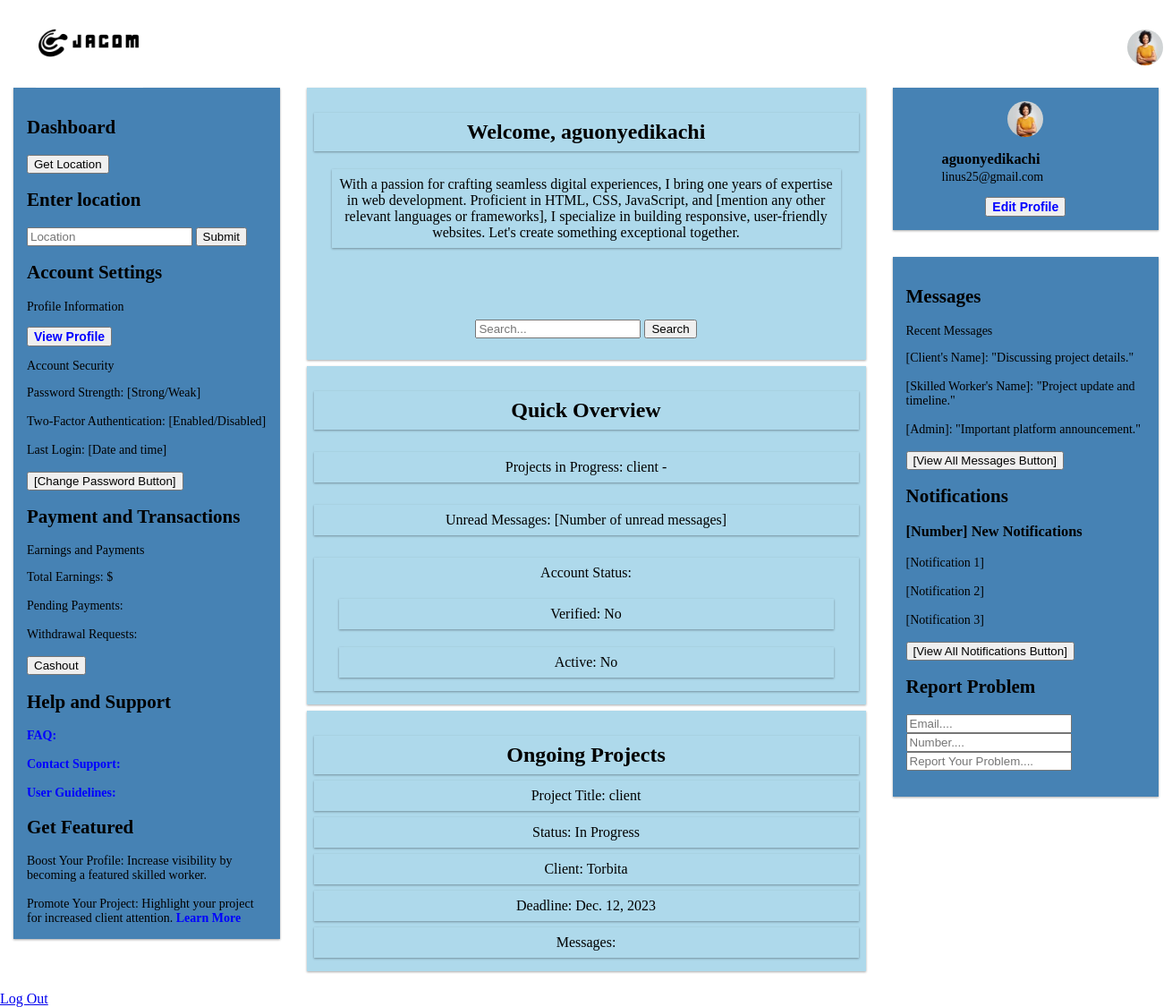
The page /dashboard_page (signed in) on the database its author committed.
### users_accounts/models.py (models this page shows, shortened)
class UserProfile(models.Model):
    user = models.ForeignKey(User, on_delete=models.CASCADE)
    first_name = models.CharField(max_length=30)
    last_name = models.CharField(max_length=30)
    email = models.EmailField(unique=True)
    profile_pictures = models.ImageField(unique=True, default='img.png', upload_to='pics')
    work_bio = models.TextField(default='write a short bio about yourself')
    mobile_number = models.IntegerField(default="123...")
    dob = models.DateField()
    GENDER_CHOICES = [
        ('Male', 'Male'),
        ('Female', 'Female')
    ]
    gender = models.CharField(max_length=200, choices=GENDER_CHOICES, default="Gender")
    category = models.ForeignKey(Customer, on_delete=models.CASCADE)
    content = models.TextField(default="search content")
    user = models.OneToOneField(User, on_delete=models.CASCADE)
    is_verified = models.BooleanField(default=False)
    is_active = models.BooleanField(default=False)
    STATUS_CHOICES = [
        ('In Progress', 'In Progress'),
        ('Completed', 'Completed'),
        ('On Hold', 'On Hold'),
    ]
    client = models.CharField(max_length=100)
    deadline = models.DateField(default="Deadline")
    title = models.CharField(max_length=255, default="Job Title")
    status = models.CharField(max_length=200, choices=STATUS_CHOICES ,default="In Progress")

### users_accounts/views.py (the view)
# urls.py: path('dashboard_page', Dashbord.as_view(), name = 'dashboard'),
class Dashbord(TemplateView):
    template_name = 'dashboard.html'
    login_url = '/user_login'
    def get_context_data(self, **kwargs):
        context = super().get_context_data(**kwargs)
        context['user_details'] = UserProfile.objects.all()
        return context

### users_accounts/templates/dashboard.html (shortened to what this page needs)
{% extends 'base.html' %}
{% load static %}
{% block contents %}
{% for user in user_details %}
<div class="header">
    <a href="{% url 'users_accounts:dashboard' %}"><img src="{% static './images/Jacom_logo2.png' %}" height="100px" width="120px"></a>
    <a href="{% url 'users_accounts:profile' %}" style="margin-left: 1100px; margin-top: 35px;" ><img src="{{user.profile_pictures.url}}" style="border-radius: 200px;" height="40px" width="40px"/></a>
</div>
<div class="row">
    <div class="col-3 col-s-3">
        <div class="aside-2">
            <h2>Dashboard</h2>
            <button onclick="getLocation()">Get Location</button>
            <div>
                <h2>Enter location</h2>
                <form>
                  <input type="geolocation" id="location" name="location" placeholder="Location">
                  <input type="submit" onclick="getLocation()" value="Submit">
                </form>
            </div>
            <div>
                <h2>
                    Account Settings
                </h2>
                <p>
                    Profile Information
                </p>
                    <button><a href="{% url 'users_accounts:profile' %}">View Profile</a></button>
                    <p>
                        Account Security
                    </p>
                        Password Strength: [Strong/Weak]
                    <br>
                    <br>
                        Two-Factor Authentication: [Enabled/Disabled]
                    <br>
                    <br>
                        Last Login: [Date and time]
                    <br>
                    <br>
                    <button>[Change Password Button]</button>
            </div>
            <div>
                <h2>
                    Payment and Transactions
                </h2>
                <p>
                    Earnings and Payments
                </p>
                    Total Earnings: ${{ total_earnings }}
                    <br>
                    <br>
                    Pending Payments: {% for payment in user_pending_payments %} {{ payment.amount }} {% endfor %}
                    <br>
                    <br>
                    Withdrawal Requests:
                    <form method="post" action="{% url 'users_accounts:withdrawals' %}">
                        <br>
                        <button type="submit">Cashout</button>
                    </form> {% for request in pending_withdrawal_requests %} {{ request.amount }} {% endfor %}
            </div>
            <div>
                <h2>
                    Help and Support
                </h2>
                        <a href="{% url 'users_accounts:faqpage' %}">FAQ:</a>
                    <br>
                    <br>
                        <a href="{% url 'users_accounts:contact' %}">Contact Support:</a>
                    <br>
                    <br>
                        <a href="{% url 'users_accounts:functioning' %}">User Guidelines:</a>
            </div>
            <div>
                <h2>
                    Get Featured
                </h2>
                        Boost Your Profile: Increase visibility by becoming a featured skilled worker.
                    <br>
                    <br>
                        Promote Your Project: Highlight your project for increased client attention.
                <a href="{% url 'users_accounts:about' %}">Learn More</a>
            </div>
        </div>
    </div>
    <div class="col-6 col-s-6 menu">
        <ul>
            <li>
                <h2>Welcome, {{request.user.username}}</h2>
                <p>{{user.work_bio}}</p>
                <div>
                    <div class="search">
                        <form action="{% url 'users_accounts:search' %}" method="GET">
                            <input type="text" name="q" placeholder="Search...">
                            <button type="submit">Search</button>
                        </form>
                    </div>
                </div>
            </li>
            <li>
                <div>
                    <h2>Quick Overview</h2>
                     <ul>
                        <br>
                        <li>Projects in Progress: {{ user.title }} - {{ user.ongoing_jobs_count }}</li>
                        <br>
                        <li>Unread Messages: [Number of unread messages]</li>
                        <br>
                        <li>Account Status:
                            <p>
                                Verified: {% if user_profile.is_verified %}Yes{% else %}No{% endif %}
                            </p>
                            <p>
                                Active: {% if user_profile.is_active %}Yes{% else %}No{% endif %}
                            </p>
                        </li>
                    </ul>
                </div>
            </li>
            <li>
                <div>
                    <h2>
                        Ongoing Projects
                    </h2>
                    <ul>
                        <li>
                            Project Title: {{ user.title }}
                        </li>
                        <li>
                            Status: {{ user.status }}
                        </li>
                        <li>
                            Client: {{ user.client }}
                        </li>
                        <li>
                            Deadline: {{ user.deadline }}
                        </li>
                        <li>
                            Messages:
                        </li>
                    </ul>
        </ul>
    </div>
    <div class="col-3 col-s-9">
        <div class="aside">
            <img src="{{user.profile_pictures.url}}" style="border-radius: 200px; width: 40px; height: 40px;"/>
            <ul>
                <li>
                    <h3>{{request.user.username}}</h3>
                </li>
                <li>
                    {{user.email}}
                </li>
            </ul>
            <button><a href="{% url 'users_accounts:update' pk=user.id %}">Edit Profile</a></button>
        </div>
    </div>
    <div class="col-3 col-s-12">
        <div class="aside-3">
            <div>
                <h2>
                    Messages
                </h2>
                <p>
                    Recent Messages
                </p>
                        [Client's Name]: "Discussing project details."
                    <br>
                    <br>
                        [Skilled Worker's Name]: "Project update and timeline."
                    <br>
                    <br>
                        [Admin]: "Important platform announcement."
                    <br>
                    <br>
                <button>[View All Messages Button]</button>
            </div>
            <div>
                <h2>
                    Notifications
                </h2>
                <h3>
                    [Number] New Notifications
                </h3>
                        [Notification 1]
                    <br>
                    <br>
                        [Notification 2]
                    <br>
                    <br>
                        [Notification 3]
                    <br>
                    <br>
                <button>[View All Notifications Button]</button>
            </div>
            <h2>Report Problem</h2>
            <p>
                <form>
                    <label>
                        <input type="email" placeholder="Email....">
                    </label>
                    <label>
                        <input type="number" placeholder="Number....">
                    </label>
                    <label>
                        <input type="text" placeholder="Report Your Problem....">
                    </label>
                </form>
            </p>
        </div>
    </div>
</div>
        <div>
            <a href="{% url 'users_accounts:logout' %}">Log Out</a>
        </div>
{% endfor %}
{% endblock %}

### static/css/style.css (style rules this page uses)
* { box-sizing: border-box; }
body { background-color: white; color: black; margin: 0px; padding: 0px; border: 0px; }
.headerbar, li { display: flex; text-align: center; text-decoration: none; }
.row::after { content: ""; clear: both; display: table; }
.row { margin-top: -15px; }
[class*="col-"] { float: left; padding: 15px; }
.header { color: yellow; padding: 0px; margin-left: 40px; display: flex; margin-top: -2px; }
.menu ul { list-style-type: none; margin: 0; padding: 0; display: inline; }
.menu li { padding: 8px; margin-bottom: 7px; background-color: rgb(174, 217, 235); color: black; box-shadow: 0 1px 3px rgba(0,0,0,0.12), 0 1px 2px rgba(0,0,0,0.24); display: block; }
.aside { background-color: steelblue; padding: 15px; text-align: center; font-size: 14px; box-shadow: 0 1px 3px rgba(0,0,0,0.12), 0 1px 2px rgba(0,0,0,0.24); }
.aside li { margin-top: -15; }
.aside-2 { background-color: steelblue; padding: 15px; font-size: 14px; box-shadow: 0 1px 3px rgba(0,0,0,0.12), 0 1px 2px rgba(0,0,0,0.24); }
.aside-3 { background-color: steelblue; padding: 15px; font-size: 14px; box-shadow: 0 1px 3px rgba(0,0,0,0.12), 0 1px 2px rgba(0,0,0,0.24); position: relative; left: 0px; }
.menu p { margin: 20px; padding: 8px; margin-bottom: 7px; background-color: rgb(174, 217, 235); color: black; box-shadow: 0 1px 3px rgba(0,0,0,0.12), 0 1px 2px rgba(0,0,0,0.24); display: block; }
.menu h2 { padding: 8px; margin-bottom: 7px; background-color: rgb(174, 217, 235); color: black; box-shadow: 0 1px 3px rgba(0,0,0,0.12), 0 1px 2px rgba(0,0,0,0.24); display: block; }
.row a { text-decoration: none; color: blue; font-size: 14px; font-weight: 600; }
.search { margin-top: 80px; margin-left: 0; }
@media only screen and (min-width: 768px) { .col-3 { width: 25%; } }
@media only screen and (min-width: 768px) { .col-6 { width: 50%; } }

### rows shown on the page
UserProfile: profile_pictures (picture), work_bio "With a passion for crafting seamless digital experiences, I bring one years of expertise in web development. Proficient in HTML, CSS, JavaScript, and [mention any other relevant languages or frameworks], I specialize in building responsive, user-friendly websites. Let's create something exceptional together.", title "client", status "In Progress", client "Torbita", deadline "Dec. 12, 2023", email "linus25@gmail.com"

### other values the page prints
{{ request.user.username }} "aguonyedikachi"
